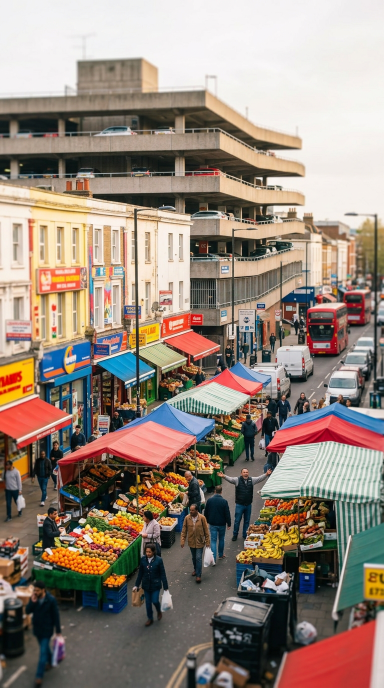
#> input picture diary/intro/street_peckham.png, 768 x 1376 px (shown at 1/2 size)
$ python build_intro.py street_kennington.png street_peckham.png out.png
#> lines starting #> are read from the running program, lines starting #| are printed output that depends on the picture
import sys, random, subprocess
from PIL import Image, ImageDraw, ImageFont, ImageFilter, ImageEnhance
import numpy as np

W, H, FPS = 1080, 1920, 30
T = 3.7
PLACE = sys.argv[1] if len(sys.argv) > 1 else "WALTHAMSTOW"
IMG = sys.argv[2] if len(sys.argv) > 2 else "wthm_C.png"
OUT = sys.argv[3] if len(sys.argv) > 3 else "intro_walthamstow_TEST.mp4"
FONT = "fonts/package/files/special-elite-latin-400-normal.woff"
L1, L2 = "THE STIFF DIARIES", PLACE
TYPE0, TYPE1 = 0.5, 2.7  # typing window (s)
BELL = 2.85

random.seed(7)
bg = Image.open(IMG).convert("RGB")
#> bg is the input picture: PIL image 768x1376 RGB; mean R, G, B 149.8, 134.9, 123.3
s = max(W / bg.width, H / bg.height) * 1.08
#> s = 1.52
bg = bg.resize((int(bg.width * s), int(bg.height * s)), Image.LANCZOS)
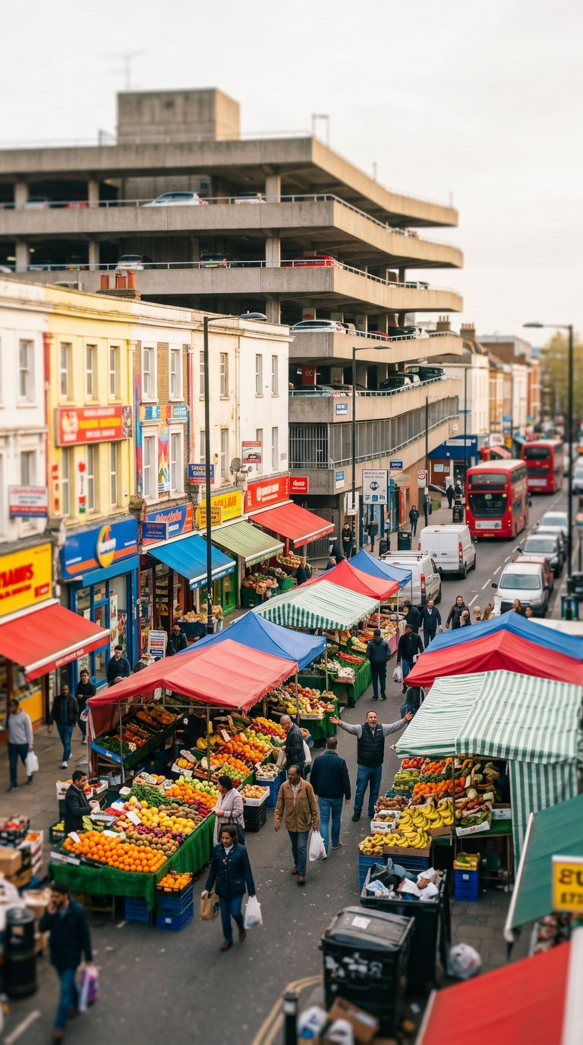
#> bg: PIL image 1166x2089 RGB (shown at 1/2 size); mean R, G, B 149.8, 134.9, 123.3
bg = bg.filter(ImageFilter.GaussianBlur(5))
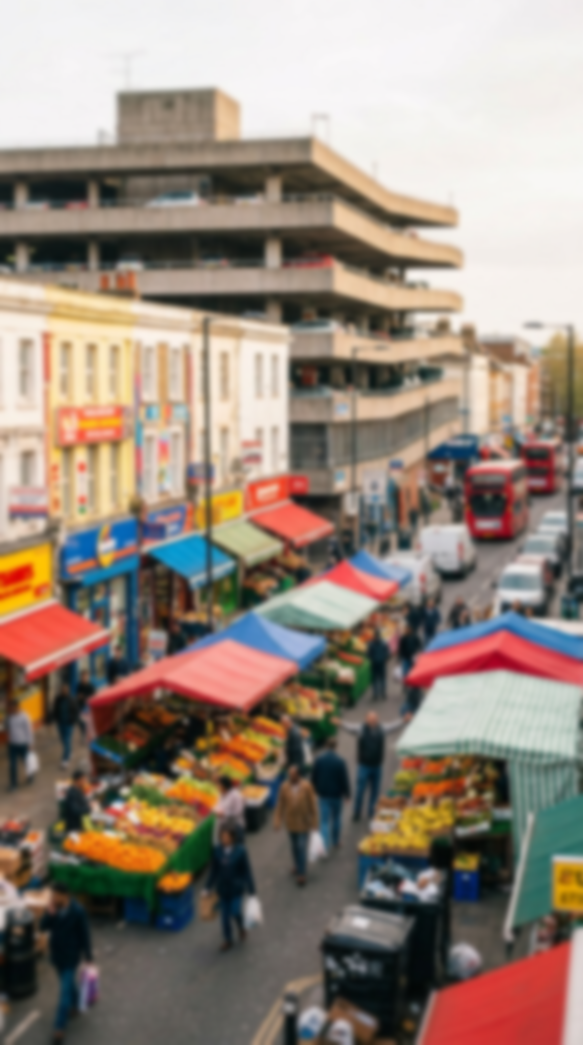
#> bg: PIL image 1166x2089 RGB (shown at 1/2 size); mean R, G, B 149.8, 134.9, 123.3
bg = ImageEnhance.Brightness(bg).enhance(0.8)
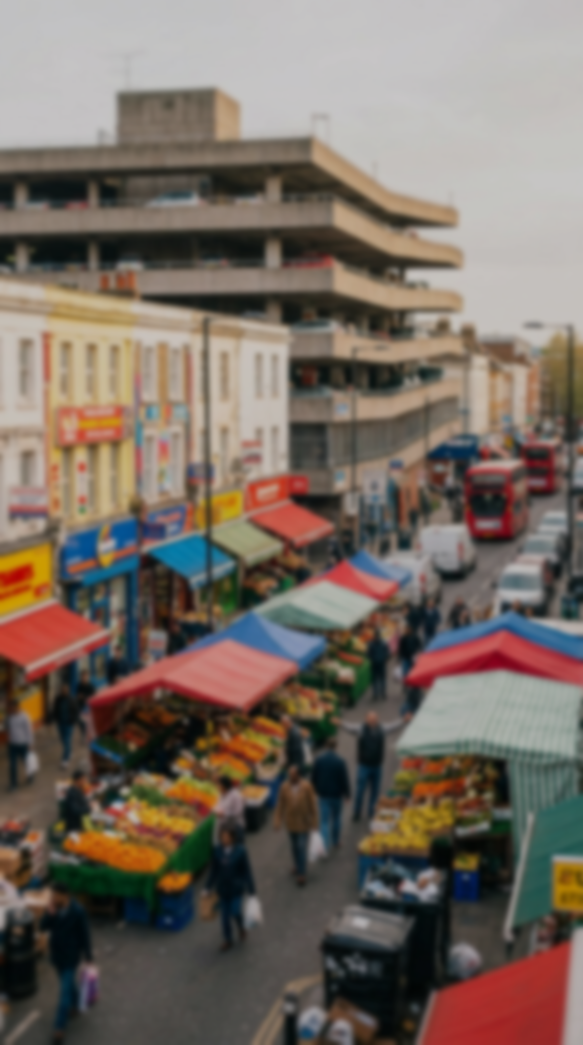
#> bg: PIL image 1166x2089 RGB (shown at 1/2 size); mean R, G, B 119.4, 107.5, 98.3
# vignette
yy, xx = np.mgrid[0:bg.height, 0:bg.width]
d = np.sqrt(((xx - bg.width / 2) / (bg.width / 2)) ** 2 + ((yy - bg.height / 2) / (bg.height / 2)) ** 2)
v = np.clip(1.15 - 0.45 * d ** 2, 0.45, 1)
arr = (np.asarray(bg).astype(float) * v[..., None]).astype(np.uint8)
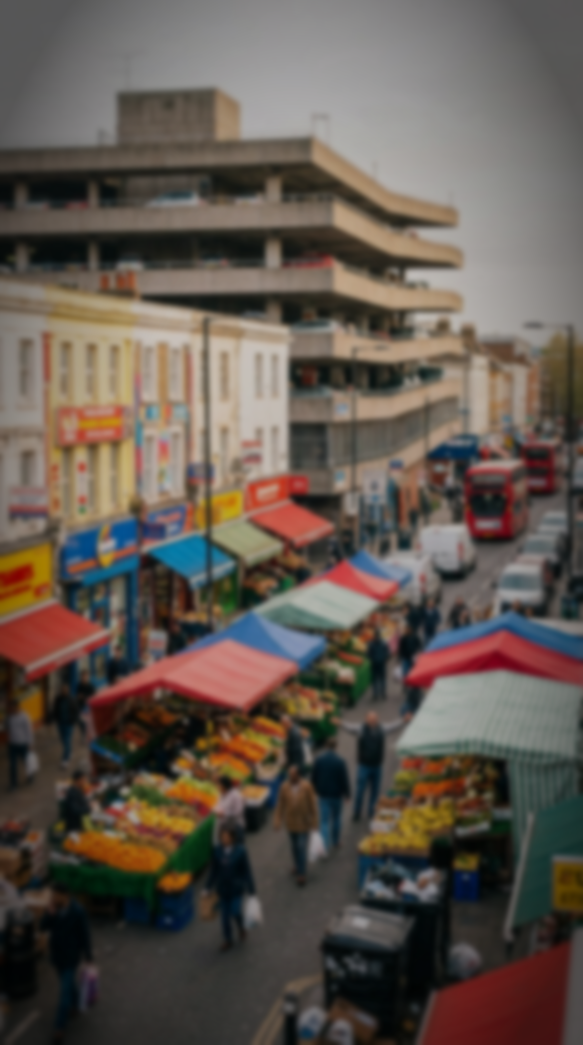
#> arr: shape (2089, 1166, 3) (shown at 1/2 size); mean R, G, B 97.5, 87.5, 79.4
bg = Image.fromarray(arr)

f1 = ImageFont.truetype(FONT, 78)
sz = 150
f2 = ImageFont.truetype(FONT, sz)
while sum(f2.getlength(c) for c in L2) > 840:
    sz -= 4
    f2 = ImageFont.truetype(FONT, sz)
chars = [(c, 1) for c in L1] + [(c, 2) for c in L2]
n = len(chars)
times = [TYPE0 + (TYPE1 - TYPE0) * i / (n - 1) + random.uniform(-0.02, 0.02) for i in range(n)]
times.sort()


def line_layout(txt, font, cy):
#> called with txt = 'THE STIFF DIARIES', cy = 800
    w = sum(font.getlength(c) for c in txt)
    x = (W - w) / 2
    pos = []
    for c in txt:
        pos.append(x)
        x += font.getlength(c)
    return pos, cy


p1, y1 = line_layout(L1, f1, 800)
p2, y2 = line_layout(L2, f2, 900)
jit = [random.randint(-2, 2) for _ in range(n)]
CREAM = (246, 238, 216)


def frame(t):
    z = 1.0 + 0.04 * (t / T)
    w, h = int(W * z), int(H * z)
    cw, ch = bg.size
    box = ((cw - W / z * 1.0) / 2, (ch - H / z * 1.0) / 2, (cw + W / z) / 2, (ch + H / z) / 2)
    im = bg.crop(tuple(int(b) for b in box)).resize((W, H), Image.BILINEAR)
    dr = ImageDraw.Draw(im, "RGBA")
    k = 0
    for i, (c, ln) in enumerate(chars):
        if times[i] > t:
            break
        if ln == 1:
            x = p1[i]; y = y1; f = f1
        else:
            x = p2[i - len(L1)]; y = y2; f = f2
        y += jit[i]
        dr.text((x + 3, y + 4), c, font=f, fill=(0, 0, 0, 170))
        dr.text((x, y), c, font=f, fill=CREAM)
    # cursor after last typed char until bell
    if t < BELL + 0.3:
        typed = sum(1 for x in times if x <= t)
        if 0 < typed <= n:
            if typed <= len(L1):
                cx = (p1[typed] if typed < len(L1) else p1[-1] + f1.getlength(L1[-1])); cy = y1; ff = f1
            else:
                j = typed - len(L1)
                cx = (p2[j] if j < len(L2) else p2[-1] + f2.getlength(L2[-1])); cy = y2; ff = f2
            if int(t * 6) % 2 == 0:
                dr.rectangle([cx + 4, cy + ff.size * 0.15, cx + 4 + ff.size * 0.08, cy + ff.size * 1.05], fill=CREAM + (200,))
    # fades
    a = 1.0
    if t < 0.4:
        a = t / 0.4
    if t > T - 0.45:
        a = max(0.0, (T - t) / 0.45)
    if a < 1:
        im = Image.blend(Image.new("RGB", (W, H), (0, 0, 0)), im, a)
    return im


cmd = ["ffmpeg", "-v", "error", "-y", "-f", "rawvideo", "-pix_fmt", "rgb24", "-s", f"{W}x{H}", "-r", str(FPS), "-i", "-",
       "-c:v", "libx264", "-preset", "veryfast", "-crf", "20", "-pix_fmt", "yuv420p", "-t", str(T), "intro_silent.mp4"]
#> (the run stopped early here; a loop or call above may not have finished)

$ run again, on diary/intro/street_soho.png
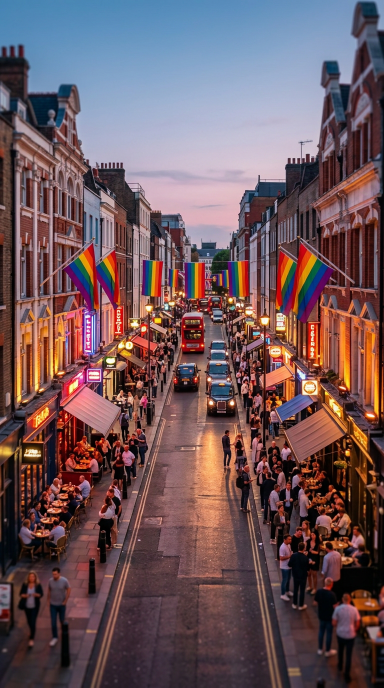
#> input picture diary/intro/street_soho.png, 768 x 1376 px (shown at 1/2 size)
#> bg is the input picture: PIL image 768x1376 RGB; mean R, G, B 110.1, 86.8, 91.7
#> `bg = ImageEnhance.Brightness(bg).enhance(0.8)`:
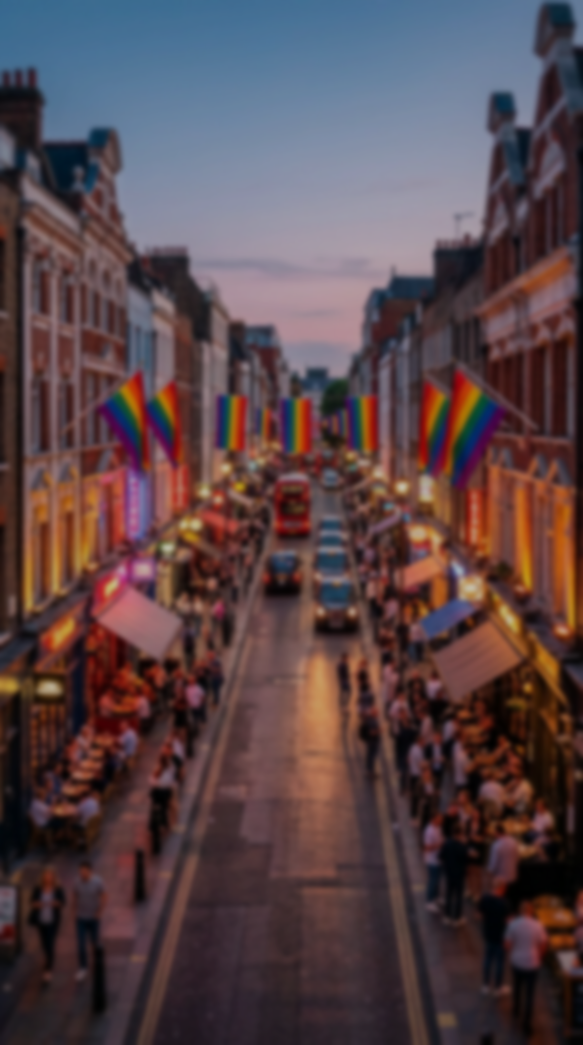
#> bg: PIL image 1166x2089 RGB (shown at 1/2 size); mean R, G, B 87.7, 69.1, 73
#> `arr = (np.asarray(bg).astype(float) * v[..., None]).astype(np.uint8)`:
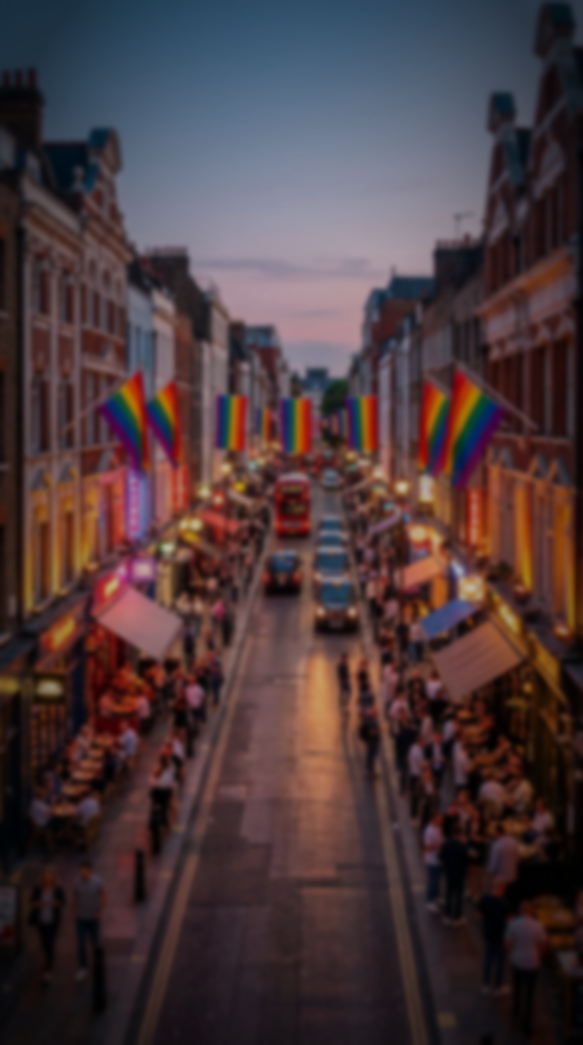
#> arr: shape (2089, 1166, 3) (shown at 1/2 size); mean R, G, B 75.6, 58.3, 60.9

$ run again, on diary/intro/street_wapping.png
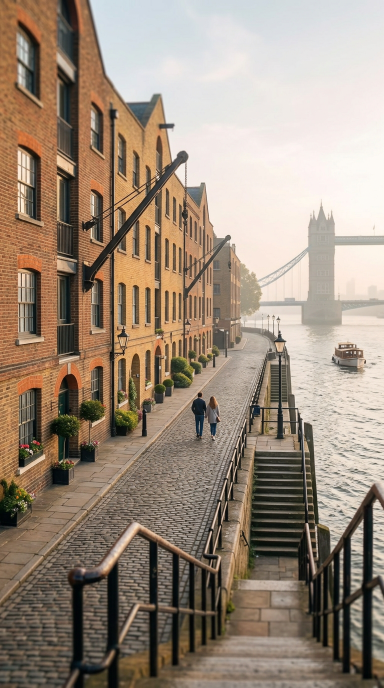
#> input picture diary/intro/street_wapping.png, 768 x 1376 px (shown at 1/2 size)
#> bg is the input picture: PIL image 768x1376 RGB; mean R, G, B 155.7, 139.5, 123.7
#> `bg = ImageEnhance.Brightness(bg).enhance(0.8)`:
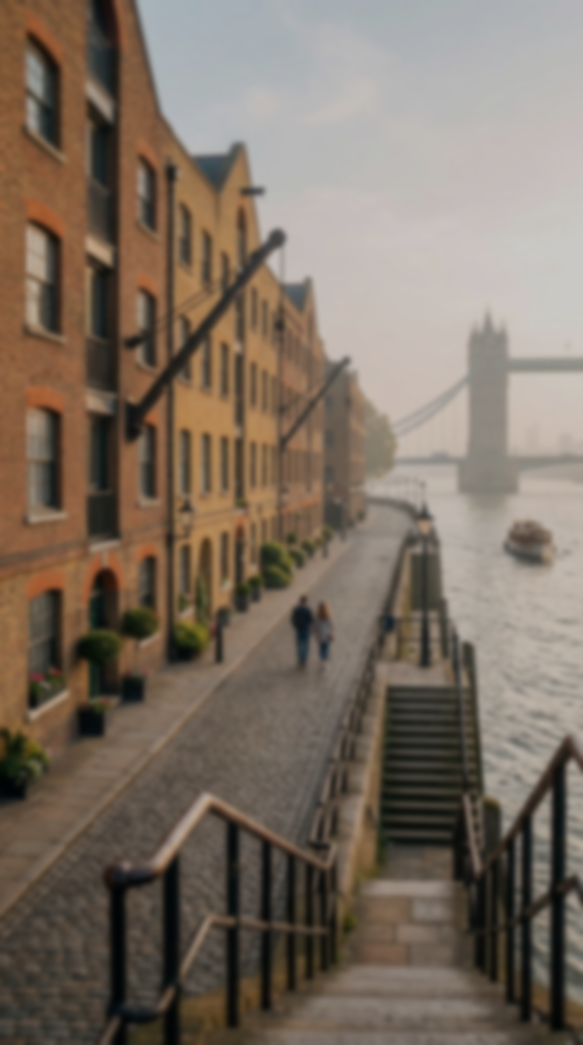
#> bg: PIL image 1166x2089 RGB (shown at 1/2 size); mean R, G, B 124.2, 111.2, 98.6
#> `arr = (np.asarray(bg).astype(float) * v[..., None]).astype(np.uint8)`:
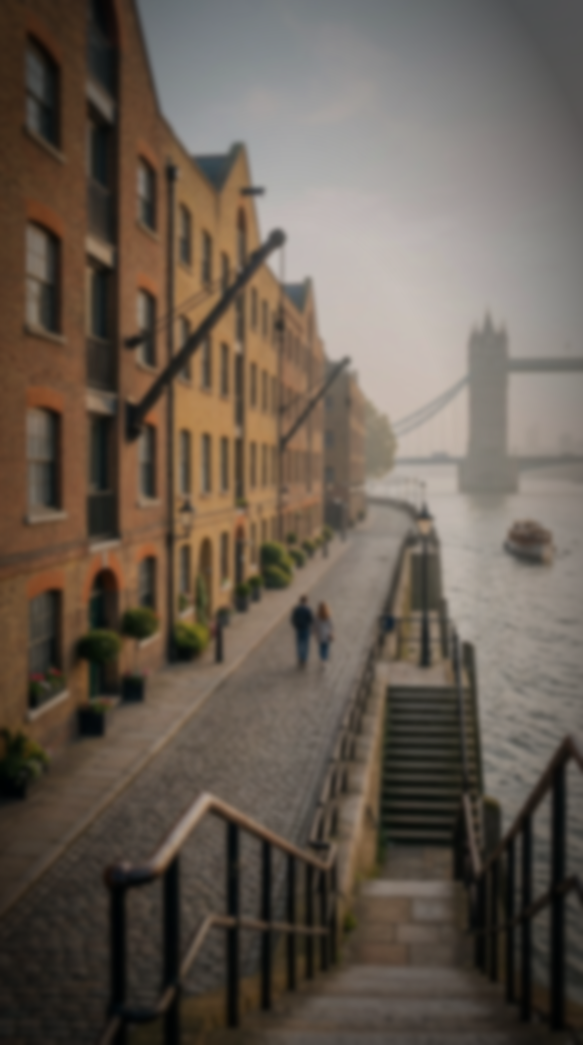
#> arr: shape (2089, 1166, 3) (shown at 1/2 size); mean R, G, B 103.4, 92.4, 81.6
